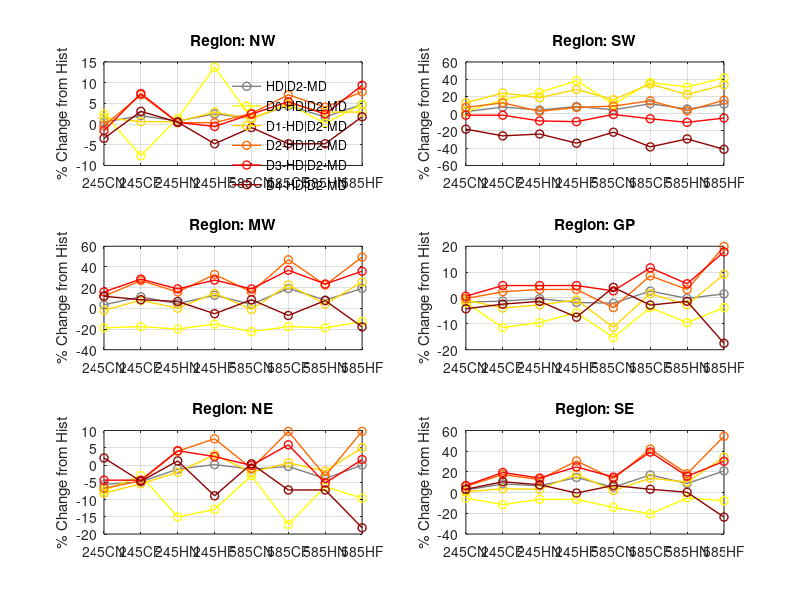

This chart was generated by the following MATLAB code: (Note: this script raises an error after producing the figure.)
% Define data as 3D array: [region, probability, scenario]
% Regions: NW, SW, MW, GP, NE, SE
% Probabilities: AD|D0-MD, D0-AD|D0-MD, ..., D4-AD|D0-MD
% Scenarios: Hist, 245CN, 245CF, 245HN, 245HF, 585CN, 585CF, 585HN, 585HF

data = zeros(6, 6, 9);

% Data matrix: data(region, probability_type, scenario)

% Region 1: NW
data(1,1,:) = [0.69988, 0.703, 0.714, 0.705, 0.717, 0.71, 0.731, 0.712, 0.733];
data(1,2,:) = [0.08879, 0.091, 0.082, 0.09, 0.101, 0.09, 0.093, 0.089, 0.093];
data(1,3,:) = [0.3003,  0.305, 0.302, 0.302, 0.309, 0.304, 0.315, 0.309, 0.309];
data(1,4,:) = [0.13356, 0.133, 0.143, 0.134, 0.134, 0.137, 0.143, 0.139, 0.144];
data(1,5,:) = [0.10058, 0.099, 0.108, 0.101, 0.1,   0.103, 0.106, 0.103, 0.11];
data(1,6,:) = [0.07665, 0.074, 0.079, 0.077, 0.073, 0.076, 0.073, 0.073, 0.078];

% Region 2: SW
data(2,1,:) = [0.75659, 0.775, 0.815, 0.789, 0.82, 0.791, 0.844, 0.798, 0.841];
data(2,2,:) = [0.09466, 0.097, 0.11, 0.118, 0.131, 0.105, 0.129, 0.124, 0.134];
data(2,3,:) = [0.26918, 0.303, 0.334, 0.319, 0.345, 0.313, 0.362, 0.329, 0.359];
data(2,4,:) = [0.13141, 0.141, 0.148, 0.135, 0.141, 0.143, 0.151, 0.136, 0.152];
data(2,5,:) = [0.12002, 0.118, 0.118, 0.11, 0.109, 0.119, 0.113, 0.108, 0.114];
data(2,6,:) = [0.14131, 0.116, 0.105, 0.108, 0.093, 0.111, 0.087, 0.1,   0.083];

% Region 3: MW
data(3,1,:) = [0.67376, 0.697, 0.749, 0.704, 0.759, 0.7, 0.803, 0.728, 0.803];
data(3,2,:) = [0.08257, 0.067, 0.068, 0.066, 0.07, 0.064, 0.068, 0.067, 0.072];
data(3,3,:) = [0.24871, 0.244, 0.268, 0.249, 0.285, 0.246, 0.305, 0.259, 0.312];
data(3,4,:) = [0.11908, 0.133, 0.151, 0.138, 0.158, 0.138, 0.175, 0.146, 0.178];
data(3,5,:) = [0.10525, 0.122, 0.135, 0.125, 0.134, 0.125, 0.144, 0.13,  0.143];
data(3,6,:) = [0.11815, 0.132, 0.128, 0.126, 0.112, 0.128, 0.11,  0.127, 0.097];

% Region 4: GP
data(4,1,:) = [0.75102, 0.739, 0.742, 0.749, 0.738, 0.736, 0.771, 0.75, 0.763];
data(4,2,:) = [0.05194, 0.051, 0.046, 0.047, 0.049, 0.044, 0.05,  0.047, 0.05];
data(4,3,:) = [0.16127, 0.16,  0.155, 0.157, 0.16,  0.143, 0.164, 0.157, 0.176];
data(4,4,:) = [0.11424, 0.114, 0.117, 0.118, 0.118, 0.11,  0.124, 0.118, 0.137];
data(4,5,:) = [0.14598, 0.147, 0.153, 0.153, 0.153, 0.15,  0.163, 0.154, 0.172];
data(4,6,:) = [0.2776,  0.266, 0.271, 0.274, 0.257, 0.289, 0.27,  0.274, 0.229];

% Region 5: NE
data(5,1,:) = [0.7631,  0.72,  0.726, 0.754, 0.764, 0.754, 0.76,  0.733, 0.763];
data(5,2,:) = [0.09182, 0.085, 0.089, 0.078, 0.08,  0.089, 0.076, 0.086, 0.083];
data(5,3,:) = [0.29616, 0.272, 0.28,  0.29,  0.305, 0.29,  0.298, 0.291, 0.311];
data(5,4,:) = [0.1394,  0.13,  0.133, 0.145, 0.15,  0.138, 0.153, 0.135, 0.153];
data(5,5,:) = [0.11714, 0.112, 0.112, 0.122, 0.12,  0.117, 0.124, 0.111, 0.119];
data(5,6,:) = [0.11858, 0.121, 0.113, 0.12,  0.108, 0.119, 0.11,  0.11,  0.097];

% Region 6: SE
data(6,1,:) = [0.69373, 0.711, 0.752, 0.739, 0.795, 0.73,  0.812, 0.755, 0.839];
data(6,2,:) = [0.07809, 0.074, 0.069, 0.073, 0.073, 0.067, 0.062, 0.074, 0.072];
data(6,3,:) = [0.24499, 0.247, 0.254, 0.253, 0.288, 0.25,  0.279, 0.27,  0.329];
data(6,4,:) = [0.12175, 0.129, 0.143, 0.137, 0.159, 0.138, 0.173, 0.144, 0.188];
data(6,5,:) = [0.11135, 0.119, 0.133, 0.127, 0.139, 0.128, 0.155, 0.129, 0.145];
data(6,6,:) = [0.13755, 0.142, 0.152, 0.148, 0.137, 0.147, 0.142, 0.138, 0.105];



% Calculate percent change relative to Hist (dimension 3 index = 1)
hist_vals = data(:,:,1);
pct_change = 100 * (data - hist_vals) ./ hist_vals;

region_labels = {'NW','SW','MW','GP','NE','SE'};
prob_labels = {'HD|D2-MD','D0-HD|D2-MD','D1-HD|D2-MD','D2-HD|D2-MD','D3-HD|D2-MD','D4-HD|D2-MD'};
scenario_labels = {'245CN','245CF','245HN','245HF','585CN','585CF','585HN','585HF'};

% Define custom colors
% Colors based on U.S. Drought Monitor standards
custom_colors = [
    [0.5, 0.5, 0.5];     % AD|D0-MD - gray
    [1.0, 1.0, 0.0];     % D0 - yellow
    [1.0, 0.84, 0.0];    % D1 - gold (more distinct than light orange)
    [1.0, 0.4, 0.0];     % D2 - darker orange
    [1.0, 0.0, 0.0];     % D3 - red
    [0.55, 0.0, 0.0];    % D4 - dark red
];
figure;
for r = 1:6
    subplot(3,2,r);
    hold on;
%     yline(0, 'k-', 'LineWidth', 1, 'HandleVisibility', 'off'); % horizontal zero line
    for p = 1:6
        plot(1:8, squeeze(pct_change(r,p,2:end)), '-o', ...
             'Color', custom_colors(p,:), ...
             'DisplayName', prob_labels{p}, ...
             'LineWidth', 1);
    end
    xticks(1:8);
    xticklabels(scenario_labels);
    xtickangle(45);
    ylabel('% Change from Hist');
    title(['Region: ', region_labels{r}]);
    if r == 1
        legend('Location','best'); legend boxoff
    end
    grid on;
    hold off; box on;
%     ylim([-50, 200])
end

%% output the plot

fig = gcf;
fig.PaperUnits = 'inches';

% fig.PaperPosition = [0 0 17.7 8];
fig.PaperPosition = [0 0 10 12];
print('ScreenSizeFigure', '-dpng', '-r300')
